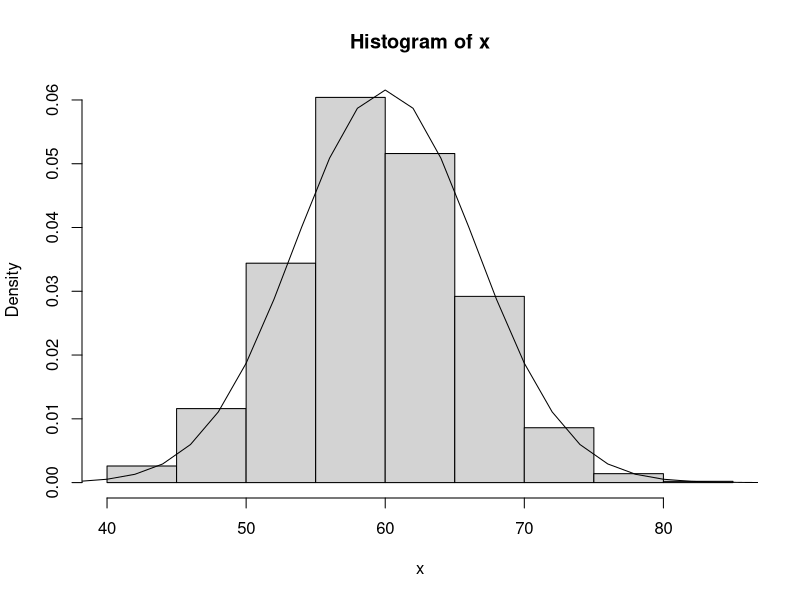

R code for this plot:
## ---- chunk 1
## Part A
x <- rbinom(1000, 200, 0.3)
hist(x, prob = TRUE)
x_mean<-200*0.3
x_sd<-sqrt(200*0.3*0.7)
curve(dnorm(x, mean=x_mean, sd=x_sd), xlim=c(0,200), add=T)

## Part B
pbinom(55,200,0.3)-pbinom(44,200,0.3)
sum(dbinom(45:55,200,0.3))
